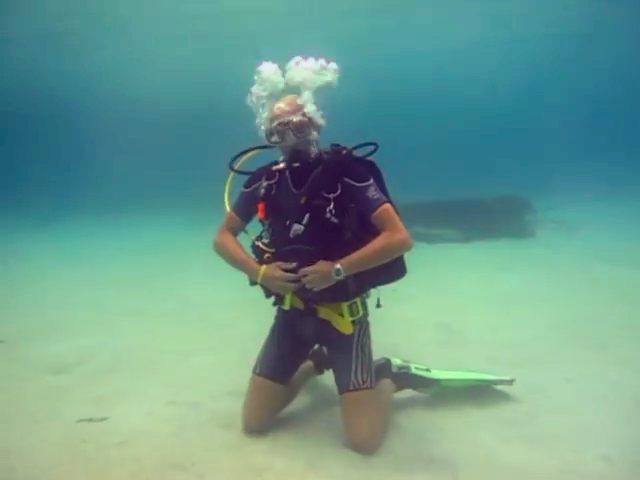
#> input picture uie_uieb/clean_test/807.png, 640 x 480 px
$ python get_uiqm.py ../../uie_uieb/clean_test
#> lines starting #> are read from the running program, lines starting #| are printed output that depends on the picture; long printed decimals are rounded
### super-resolution/2X/uiqm_utils.py
"""
# > Modules for computing the Underwater Image Quality Measure (UIQM)
# Maintainer: Jahid (email: islam034@umn.edu)
"""
from scipy import ndimage
from PIL import Image
import numpy as np
import math

def mu_a(x, alpha_L=0.1, alpha_R=0.1):
    """
      Calculates the asymetric alpha-trimmed mean
    """
    # sort pixels by intensity - for clipping
    x = sorted(x)
    # get number of pixels
    K = len(x)
    # calculate T alpha L and T alpha R
    T_a_L = math.ceil(alpha_L*K)
    T_a_R = math.floor(alpha_R*K)
    # calculate mu_alpha weight
    weight = (1/(K-T_a_L-T_a_R))
    # loop through flattened image starting at T_a_L+1 and ending at K-T_a_R
    s   = int(T_a_L+1)
    e   = int(K-T_a_R)
    val = sum(x[s:e])
    val = weight*val
    return val

def s_a(x, mu):
    val = 0
    for pixel in x:
        val += math.pow((pixel-mu), 2)
    return val/len(x)

def _uicm(x):
    R = x[:,:,0].flatten()
    G = x[:,:,1].flatten()
    B = x[:,:,2].flatten()
    RG = R-G
    YB = ((R+G)/2)-B
    mu_a_RG = mu_a(RG)
    mu_a_YB = mu_a(YB)
    s_a_RG = s_a(RG, mu_a_RG)
    s_a_YB = s_a(YB, mu_a_YB)
    l = math.sqrt( (math.pow(mu_a_RG,2)+math.pow(mu_a_YB,2)) )
    r = math.sqrt(s_a_RG+s_a_YB)
    return (-0.0268*l)+(0.1586*r)

def sobel(x):
    dx = ndimage.sobel(x,0)
    dy = ndimage.sobel(x,1)
    mag = np.hypot(dx, dy)
    mag *= 255.0 / np.max(mag)
    return mag

def eme(x, window_size):
    """
      Enhancement measure estimation
      x.shape[0] = height
      x.shape[1] = width
    """
    # if 4 blocks, then 2x2...etc.
    k1 = int(x.shape[1]/window_size)
    k2 = int(x.shape[0]/window_size)
    # weight
    w = 2./(k1*k2)
    blocksize_x = window_size
    blocksize_y = window_size
    # make sure image is divisible by window_size - doesn't matter if we cut out some pixels
    x = x[:blocksize_y*k2, :blocksize_x*k1]
    val = 0
    for l in range(k1):
        for k in range(k2):
            block = x[k*window_size:window_size*(k+1), l*window_size:window_size*(l+1)]
            max_ = np.max(block)
            min_ = np.min(block)
            # bound checks, can't do log(0)
            if min_ == 0.0: val += 0
            elif max_ == 0.0: val += 0
            else: val += math.log(max_/min_)
    return w*val

def _uism(x):
    """
      Underwater Image Sharpness Measure
    """
    # get image channels
    R = x[:,:,0]
    G = x[:,:,1]
    B = x[:,:,2]
    # first apply Sobel edge detector to each RGB component
    Rs = sobel(R)
    Gs = sobel(G)
    Bs = sobel(B)
    # multiply the edges detected for each channel by the channel itself
    R_edge_map = np.multiply(Rs, R)
    G_edge_map = np.multiply(Gs, G)
    B_edge_map = np.multiply(Bs, B)
    # get eme for each channel
    r_eme = eme(R_edge_map, 10)
    g_eme = eme(G_edge_map, 10)
    b_eme = eme(B_edge_map, 10)
    # coefficients
    lambda_r = 0.299
    lambda_g = 0.587
    lambda_b = 0.144
    return (lambda_r*r_eme) + (lambda_g*g_eme) + (lambda_b*b_eme)

def plip_g(x,mu=1026.0):
    return mu-x

# [9 lines left out: functions plip_theta, plip_cross, not called in this run]

def plip_diag(c, g, gamma):
    g = plip_g(g)
    return gamma - (gamma * math.pow((1 - (g/gamma) ), c) )

def plip_multiplication(g1, g2):
    return plip_phiInverse(plip_phi(g1) * plip_phi(g2))
    #return plip_phiInverse(plip_phi(plip_g(g1)) * plip_phi(plip_g(g2)))

# [9 lines left out: functions plip_phiInverse, plip_phi, not called in this run]

def _uiconm(x, window_size):
    """
      Underwater image contrast measure
      https://github.com/tkrahn108/UIQM/blob/master/src/uiconm.cpp
      https://ieeexplore.ieee.org/abstract/document/5609219
    """
    plip_lambda = 1026.0
    plip_gamma  = 1026.0
    plip_beta   = 1.0
    plip_mu     = 1026.0
    plip_k      = 1026.0
    # if 4 blocks, then 2x2...etc.
    k1 = int(x.shape[1]/window_size)
    k2 = int(x.shape[0]/window_size)
    # weight
    w = -1./(k1*k2)
    blocksize_x = window_size
    blocksize_y = window_size
    # make sure image is divisible by window_size - doesn't matter if we cut out some pixels
    x = x[:blocksize_y*k2, :blocksize_x*k1]
    # entropy scale - higher helps with randomness
    alpha = 1
    val = 0
    for l in range(k1):
        for k in range(k2):
            block = x[k*window_size:window_size*(k+1), l*window_size:window_size*(l+1), :]
            max_ = np.max(block)
            min_ = np.min(block)
            top = max_-min_
            bot = max_+min_
            if math.isnan(top) or math.isnan(bot) or bot == 0.0 or top == 0.0: val += 0.0
            else: val += alpha*math.pow((top/bot),alpha) * math.log(top/bot)
            #try: val += plip_multiplication((top/bot),math.log(top/bot))
    return w*val

def getUIQM(x):
    """
      Function to return UIQM to be called from other programs
      x: image
    """
    x = x.astype(np.float32)
    ### UCIQE: https://ieeexplore.ieee.org/abstract/document/7300447
    #c1 = 0.4680; c2 = 0.2745; c3 = 0.2576
    ### UIQM https://ieeexplore.ieee.org/abstract/document/7305804
    c1 = 0.0282; c2 = 0.2953; c3 = 3.5753
    uicm   = _uicm(x)
    uism   = _uism(x)
    uiconm = _uiconm(x, 10)
    uiqm = (c1*uicm) + (c2*uism) + (c3*uiconm)
    return uiqm

### super-resolution/2X/get_uiqm.py
"""
# > Script for measuring quantitative performances in terms of
#    - Structural Similarity Metric (SSIM)
#    - Peak Signal to Noise Ratio (PSNR)
# > Maintainer: https://github.com/xahidbuffon
"""
## python libs
import numpy as np
from PIL import Image, ImageOps
from glob import glob
from os.path import join
from ntpath import basename
## local libs
from uiqm_utils import getUIQM
from tqdm import tqdm, trange
import sys

def measure_UIQMs(dir_name, im_res=(256, 256)):
#> called with dir_name = '../../uie_uieb/clean_test', im_res = (256, 256)
	paths = sorted(glob(join(dir_name, "*.*")))
	uqims = []
	with tqdm(total=len(paths)) as t:
		t.set_description('Estimating Mean and Std-dev (MS) of UQIM for : {}'.format(dir_name))
		for img_path in range(len(paths)):
			im = Image.open(paths[img_path]).resize(im_res)
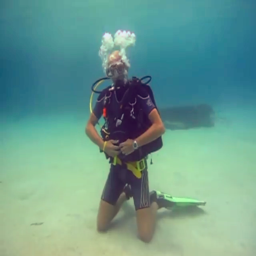
#> im: PIL image 256x256 RGB; mean R, G, B 107.1, 154.6, 142.1
			uiqm = getUIQM(np.array(im))
#> in mu_a, `x = sorted(x)`: x = 65536 items
#> in mu_a, `K = len(x)`: K = 65536
#> in mu_a, `T_a_L = math.ceil(alpha_L*K)`: T_a_L = 6554
#> in mu_a, `T_a_R = math.floor(alpha_R*K)`: T_a_R = 6553
#> in mu_a, `weight = (1/(K-T_a_L-T_a_R))`: weight = 1.91e-05
#> in mu_a, `s   = int(T_a_L+1)`: s = 6555
#> in mu_a, `e   = int(K-T_a_R)`: e = 58983
#> in mu_a, `val = sum(x[s:e])`: val = -2678681
#> in mu_a, `val = weight*val`: val = -51.09
#> in _uicm, `mu_a_YB = mu_a(YB)`: mu_a_YB = -11.16
#> the loop in s_a, `for pixel in x:` made 65536 passes
#> (pixel, val) on passes 1 to 3: (-62, 119), (-62, 238), (-61, 336.2)
#> after the loop in s_a, `for pixel in x:`: val = 64736597.5
#> in _uicm, `s_a_RG = s_a(RG, mu_a_RG)`: s_a_RG = 987.8
#> the loop in s_a (call 2), `for pixel in x:` made 65536 passes
#> (pixel, val) on passes 1 to 3: (-39, 775), (-39, 1549.9), (-37.5, 2243.6)
#> in _uicm, `s_a_YB = s_a(YB, mu_a_YB)`: s_a_YB = 1083.8
#> in _uicm, `l = math.sqrt( (math.pow(mu_a_RG,2)+math.pow(mu_a_YB,2)) )`: l = 52.3
#> in _uicm, `r = math.sqrt(s_a_RG+s_a_YB)`: r = 45.51
#> in getUIQM, `uicm   = _uicm(x)`: uicm = 5.82
#> in _uism, `R = x[:,:,0]`:
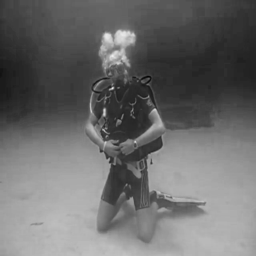
#> R: shape (256, 256) float32; min 5, max 236, mean 107.1
#> in _uism, `G = x[:,:,1]`:
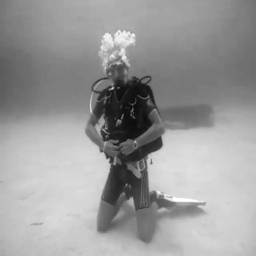
#> G: shape (256, 256) float32; min 10, max 255, mean 154.6
#> in _uism, `B = x[:,:,2]`:
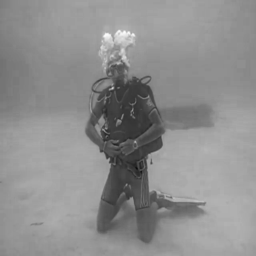
#> B: shape (256, 256) float32; min 13, max 252, mean 142.1
#> in sobel (call 3), `dy = ndimage.sobel(x,1)`:
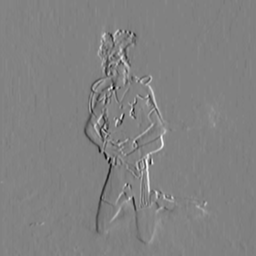
#> dy: shape (256, 256) float32; min -400, max 386, mean 0.5; drawn with min black and max white
#> after the loop in eme, `for l in range(k1):`: val = 859.5
#> in _uism, `r_eme = eme(R_edge_map, 10)`: r_eme = 2.75
#> call 2 of eme, with window_size = 10
#> in eme (call 2), `x = x[:blocksize_y*k2, :blocksize_x*k1]`:
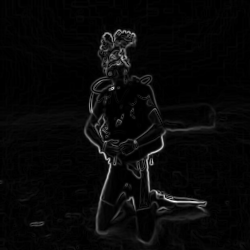
#> x: shape (250, 250) float32; min 0, max 43000.3, mean 1421.5; drawn with min black and max white
#> after the loop in eme (call 2), `for l in range(k1):`: val = 805.4
#> in _uism, `g_eme = eme(G_edge_map, 10)`: g_eme = 2.58
#> in _uism, `b_eme = eme(B_edge_map, 10)`: b_eme = 2.12
#> in getUIQM, `uism   = _uism(x)`: uism = 2.64
#> in _uiconm, `x = x[:blocksize_y*k2, :blocksize_x*k1]`:
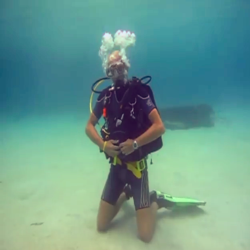
#> x: shape (250, 250, 3) float32; mean of channels 0, 1, 2 105.5, 153.6, 141.6; drawn as R, G, B
#> after the loop in _uiconm, `for l in range(k1):`: val = -200.4
#> in getUIQM, `uiconm = _uiconm(x, 10)`: uiconm = 0.321
#> in getUIQM, `uiqm = (c1*uicm) + (c2*uism) + (c3*uiconm)`: uiqm = 2.09
#> uiqm = 2.09
			uqims.append(uiqm)
			t.set_postfix(MS='{:.6f} {:.6f}'.format(np.mean(uqims), np.std(uqims)))
			t.update(1)
#> pass 2 of the loop in measure_UIQMs, `for img_path in range(len(paths)):`:
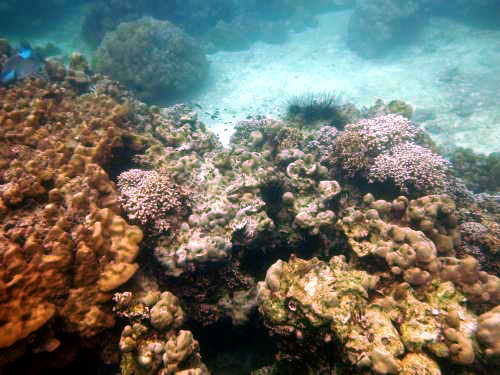
#> input picture uie_uieb/clean_test/810.png, 500 x 375 px
#> in measure_UIQMs, `im = Image.open(paths[img_path]).resize(im_res)`:
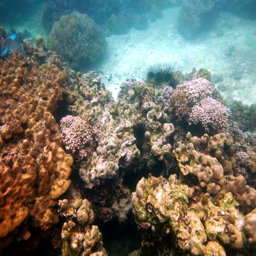
#> im: PIL image 256x256 RGB; mean R, G, B 113.8, 114.5, 102.9
#> in eme (call 5), `x = x[:blocksize_y*k2, :blocksize_x*k1]`:
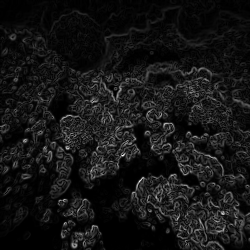
#> x: shape (250, 250) float32; min 0, max 49214.7, mean 4159.8; drawn with min black and max white
#> after the loop in eme (call 5), `for l in range(k1):`: val = 2366.8
#> in measure_UIQMs, `uiqm = getUIQM(np.array(im))`: uiqm = 3.28
	print (dir_name+" UIQMs >> Mean: {0} std: {1}".format(np.mean(uqims), np.std(uqims)))
#| ../../uie_uieb/clean_test UIQMs >> Mean: 2.684 std: 0.5937
	return np.array(uqims)

# """
# Get datasets from
#  - http://irvlab.cs.umn.edu/resources/euvp-dataset
#  - http://irvlab.cs.umn.edu/resources/ufo-120-dataset
# """
# #inp_dir = "/home/xahid/datasets/released/EUVP/test_samples/Inp/"
# inp_dir = ".\\EP2320_Nat\\"
# ## UIQMs of the distorted input images
# inp_uqims = measure_UIQMs(inp_dir)
# print (inp_dir+" UIQMs >> Mean: {0} std: {1}".format(np.mean(inp_uqims), np.std(inp_uqims)))

if __name__ == '__main__':
	dir_name = sys.argv[1]
	measure_UIQMs(dir_name)
